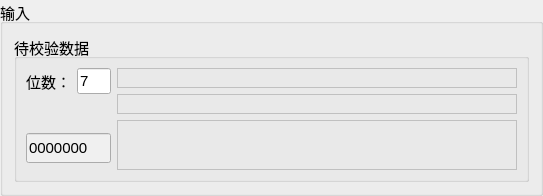
      <widget class="QGroupBox" name="groupBox_9">
       <property name="sizePolicy">
        <sizepolicy hsizetype="Fixed" vsizetype="Preferred">
         <horstretch>0</horstretch>
         <verstretch>0</verstretch>
        </sizepolicy>
       </property>
       <property name="minimumSize">
        <size>
         <width>0</width>
         <height>0</height>
        </size>
       </property>
       <property name="maximumSize">
        <size>
         <width>16777215</width>
         <height>16777215</height>
        </size>
       </property>
       <property name="font">
        <font>
         <pointsize>11</pointsize>
        </font>
       </property>
       <property name="title">
        <string>输入</string>
       </property>
       <layout class="QGridLayout" name="gridLayout_7">
        <item row="0" column="0">
         <widget class="QGroupBox" name="groupBox_10">
          <property name="sizePolicy">
           <sizepolicy hsizetype="Fixed" vsizetype="Fixed">
            <horstretch>0</horstretch>
            <verstretch>0</verstretch>
           </sizepolicy>
          </property>
          <property name="font">
           <font>
            <pointsize>11</pointsize>
           </font>
          </property>
          <property name="title">
           <string>待校验数据</string>
          </property>
          <layout class="QGridLayout" name="gridLayout_11">
           <item row="4" column="0">
            <spacer name="verticalSpacer_19">
             <property name="orientation">
              <enum>Qt::Vertical</enum>
             </property>
             <property name="sizeHint" stdset="0">
              <size>
               <width>20</width>
               <height>1</height>
              </size>
             </property>
            </spacer>
           </item>
           <item row="0" column="1" rowspan="5">
            <layout class="QVBoxLayout" name="verticalLayout_11">
             <item>
              <widget class="QWidget" name="wgtCodeInLab" native="true">
               <property name="minimumSize">
                <size>
                 <width>400</width>
                 <height>20</height>
                </size>
               </property>
               <property name="maximumSize">
                <size>
                 <width>400</width>
                 <height>20</height>
                </size>
               </property>
               <property name="styleSheet">
                <string notr="true">border:1px solid #C0C0C0</string>
               </property>
              </widget>
             </item>
             <item>
              <widget class="QWidget" name="wgtCodeInLink" native="true">
               <property name="minimumSize">
                <size>
                 <width>400</width>
                 <height>20</height>
                </size>
               </property>
               <property name="maximumSize">
                <size>
                 <width>400</width>
                 <height>20</height>
                </size>
               </property>
               <property name="styleSheet">
                <string notr="true">border:1px solid #C0C0C0</string>
               </property>
              </widget>
             </item>
             <item>
              <widget class="QWidget" name="wgtCodeInBlk" native="true">
               <property name="minimumSize">
                <size>
                 <width>400</width>
                 <height>50</height>
                </size>
               </property>
               <property name="maximumSize">
                <size>
                 <width>400</width>
                 <height>50</height>
                </size>
               </property>
               <property name="styleSheet">
                <string notr="true">border:1px solid #C0C0C0</string>
               </property>
              </widget>
             </item>
            </layout>
           </item>
           <item row="3" column="0">
            <widget class="QLineEdit" name="lnCodeIn">
             <property name="minimumSize">
              <size>
               <width>85</width>
               <height>30</height>
              </size>
             </property>
             <property name="maximumSize">
              <size>
               <width>85</width>
               <height>30</height>
              </size>
             </property>
             <property name="styleSheet">
              <string notr="true">background:#F0F0F0</string>
             </property>
             <property name="text">
              <string>0000000</string>
             </property>
             <property name="readOnly">
              <bool>true</bool>
             </property>
            </widget>
           </item>
           <item row="2" column="0">
            <spacer name="verticalSpacer_20">
             <property name="orientation">
              <enum>Qt::Vertical</enum>
             </property>
             <property name="sizeHint" stdset="0">
              <size>
               <width>20</width>
               <height>3</height>
              </size>
             </property>
            </spacer>
           </item>
           <item row="1" column="0">
            <widget class="QLabel" name="label_3">
             <property name="minimumSize">
              <size>
               <width>0</width>
               <height>20</height>
              </size>
             </property>
             <property name="sizeIncrement">
              <size>
               <width>0</width>
               <height>20</height>
              </size>
             </property>
             <property name="text">
              <string/>
             </property>
            </widget>
           </item>
           <item row="0" column="0">
            <layout class="QHBoxLayout" name="horizontalLayout_5">
             <item>
              <widget class="QLabel" name="label_10">
               <property name="minimumSize">
                <size>
                 <width>45</width>
                 <height>0</height>
                </size>
               </property>
               <property name="maximumSize">
                <size>
                 <width>45</width>
                 <height>16777215</height>
                </size>
               </property>
               <property name="text">
                <string>位数：</string>
               </property>
              </widget>
             </item>
             <item>
              <widget class="QLineEdit" name="lnCodeInBit">
               <property name="sizePolicy">
                <sizepolicy hsizetype="Fixed" vsizetype="Fixed">
                 <horstretch>0</horstretch>
                 <verstretch>0</verstretch>
                </sizepolicy>
               </property>
               <property name="minimumSize">
                <size>
                 <width>34</width>
                 <height>0</height>
                </size>
               </property>
               <property name="maximumSize">
                <size>
                 <width>34</width>
                 <height>16777215</height>
                </size>
               </property>
               <property name="styleSheet">
                <string notr="true"/>
               </property>
               <property name="text">
                <string>7</string>
               </property>
               <property name="readOnly">
                <bool>true</bool>
               </property>
              </widget>
             </item>
            </layout>
           </item>
          </layout>
         </widget>
        </item>
       </layout>
      </widget>
